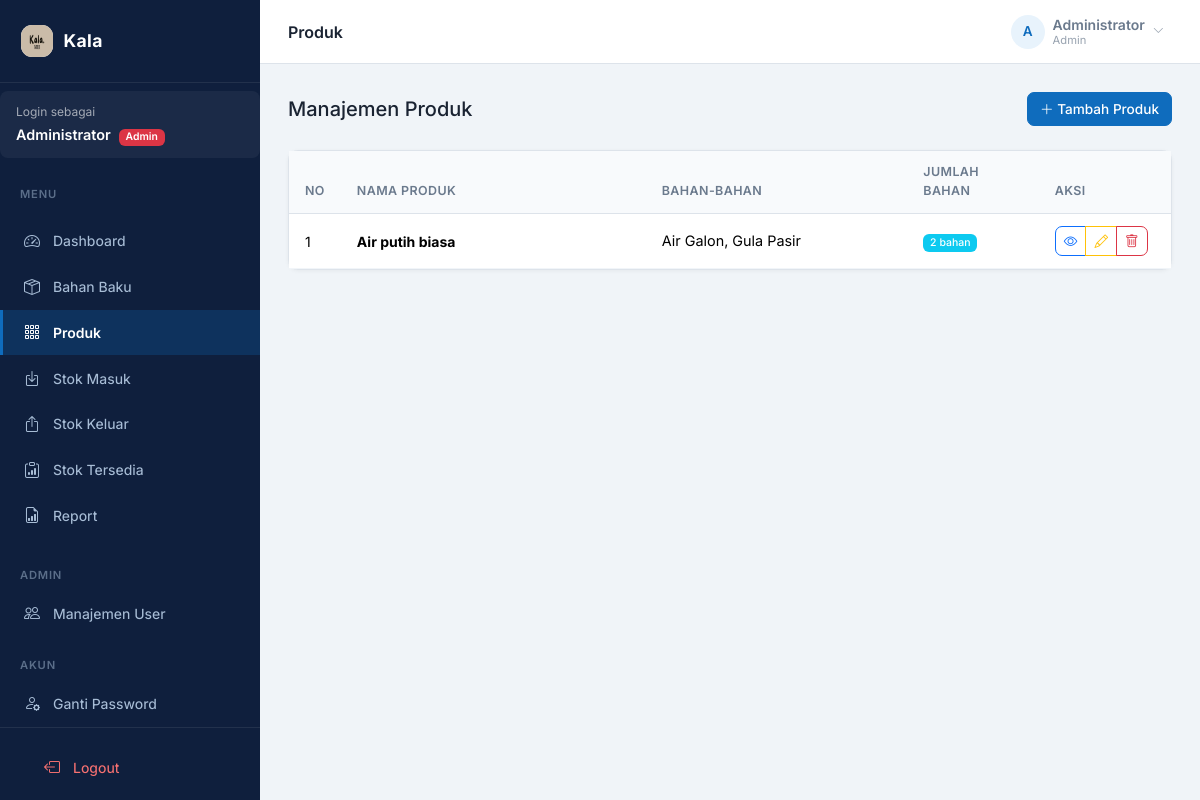
The app's page /produk (signed in) with its own data.
### tables this page shows
CREATE TABLE `produk` (
  `id` bigint UNSIGNED NOT NULL,
  `nama_produk` varchar(255) NOT NULL,
  `deskripsi` text,
  `created_at` timestamp NOT NULL DEFAULT CURRENT_TIMESTAMP,
  `updated_at` timestamp NOT NULL DEFAULT CURRENT_TIMESTAMP ON UPDATE CURRENT_TIMESTAMP
);

### controllers/ProdukController.php (called while the page is built, shortened)
<?php
class ProdukController
{
    private ProdukModel $produkModel;
    public function __construct()
    {
        $this->produkModel = new ProdukModel();
    }
    public function index(): void
    {
        $produks = $this->produkModel->getAll();
        require_once __DIR__ . '/../pages/produk/index.php';
    }
}

### index.php (called while the page is built, shortened)
<?php
require_once __DIR__ . '/core/Router.php';
require_once __DIR__ . '/core/Database.php';
require_once __DIR__ . '/core/Model.php';
spl_autoload_register(function (string $class) {
    $file = __DIR__ . '/' . str_replace('\\', '/', $class) . '.php';
});
$router = new Core\Router();
$router->dispatch();

### core/Database.php (called while the page is built, shortened)
<?php
class Database
{
    private static ?PDO $instance = null;
    public static function connect(): PDO
    {
        if (self::$instance === null) {
            try {
                $dsn = 'mysql:host=' . DB_HOST . ';port=' . DB_PORT . ';dbname=' . DB_NAME . ';charset=utf8mb4';
                self::$instance = new PDO($dsn, DB_USER, DB_PASS, [
                    PDO::ATTR_ERRMODE            => PDO::ERRMODE_EXCEPTION,
                    PDO::ATTR_DEFAULT_FETCH_MODE => PDO::FETCH_ASSOC,
                    PDO::ATTR_EMULATE_PREPARES   => false,
                ]);
            } catch (PDOException $e) {
                http_response_code(500);
                die('Database connection failed: ' . $e->getMessage());
            }
        }
        return self::$instance;
    }
}

### core/Model.php (called while the page is built, shortened)
<?php
abstract class Model
{
    public function __construct()
    {
        $this->db = Database::connect();
    }
}

### models/ProdukModel.php (called while the page is built, shortened)
<?php
class ProdukModel extends Model
{
    public function getAll(): array
    {
        $sql = "SELECT p.id, p.nama_produk, p.deskripsi, p.created_at
                FROM produk p
                ORDER BY p.created_at DESC";
        return $this->db->query($sql)->fetchAll();
    }
}

### pages/produk/index.php (the view, shortened to what this page needs)
<?php
require_once __DIR__ . '/../../shared/components.php';
?>
<div class="d-flex justify-content-between align-items-center mb-4">
    <h5 class="fw-600 mb-0">Manajemen Produk</h5>
    <a href="/produk/create" class="btn btn-primary">
        <i class="bi bi-plus-lg"></i> Tambah Produk
    </a>
</div>
<div class="card">
    <div class="card-body p-0">
        <table class="table mb-0" id="produkTable" style="width:100%">
            <thead>
                <tr>
                    <th style="width:5%">No</th>
                    <th style="width:35%">Nama Produk</th>
                    <th style="width:30%">Bahan-Bahan</th>
                    <th style="width:15%">Jumlah Bahan</th>
                    <th style="width:15%">Aksi</th>
                </tr>
            </thead>
            <tbody>
                <?php if (empty($produks)): ?>
                    <tr>
                        <td colspan="5" class="text-center text-muted py-4">
                            <i class="bi bi-inbox" style="font-size:2rem"></i>
                            <div class="mt-2">Belum ada produk</div>
                        </td>
                    </tr>
                <?php else: ?>
                    <?php foreach ($produks as $i => $produk): ?>
                        <tr>
                            <td>
                                <?= $i + 1 ?>
                            </td>
                            <td>
                                <strong><?= htmlspecialchars($produk['nama_produk']) ?></strong>
                            </td>
                            <td>
                                <?php if (empty($produk['ingredient_names'])): ?>
                                    <span class="text-muted" style="font-size:0.9rem">-</span>
                                <?php else: ?>
                                    <span style="font-size:0.9rem">
                                        <?= htmlspecialchars(implode(', ', $produk['ingredient_names'])) ?>
                                    </span>
                                <?php endif; ?>
                            </td>
                            <td>
                                <span class="badge bg-info">
                                    <?= $produk['ingredient_count'] ?> bahan
                                </span>
                            </td>
                            <td>
                                <div class="btn-group btn-group-sm">
                                    <a href="/produk/<?= $produk['id'] ?>" class="btn btn-outline-primary"
                                        title="Lihat Detail">
                                        <i class="bi bi-eye"></i>
                                    </a>
                                    <a href="/produk/<?= $produk['id'] ?>/edit" class="btn btn-outline-warning"
                                        title="Edit">
                                        <i class="bi bi-pencil"></i>
                                    </a>
                                    <button type="button" class="btn btn-outline-danger" onclick="confirmDelete(this)"
                                        data-form="deleteForm<?= $produk['id'] ?>"
                                        data-message="Produk ini akan dihapus permanen" title="Hapus">
                                        <i class="bi bi-trash"></i>
                                    </button>
                                </div>
                            </td>
                        </tr>
                    <?php endforeach; ?>
                <?php endif; ?>
            </tbody>
        </table>
    </div>
</div>

### core/Router.php (shortened to what this page needs)
<?php
class Router
{
    private array $routes = [];
    private function addRoute(string $method, string $path, callable|array $handler): self
    {
        $this->routes[] = [
            'method'      => $method,
            'path'        => $path,
            'handler'     => $handler,
            'middlewares' => [],
        ];
        return $this;
    }
    public function middleware(string|array $middleware): self
    {
        $last = array_key_last($this->routes);
        $middlewares = is_array($middleware) ? $middleware : [$middleware];
        $this->routes[$last]['middlewares'] = array_merge(
            $this->routes[$last]['middlewares'],
            $middlewares
        );
        return $this;
    }
    public function dispatch(): void
    {
        $method = $_SERVER['REQUEST_METHOD'];
        $uri    = parse_url($_SERVER['REQUEST_URI'], PHP_URL_PATH);
        foreach ($this->routes as $route) {
            if ($route['method'] !== $method) continue;
            $params = $this->matchPath($route['path'], $uri);
            if ($params === null) continue;
            $handler = $route['handler'];
            if (is_callable($handler)) {
                call_user_func($handler, $params);
            } elseif (is_array($handler)) {
                [$class, $method] = $handler;
                call_user_func([new $class(), $method], $params);
            }
            return;
        }
    }
    private function matchPath(string $routePath, string $uri): ?array
    {
        $pattern = preg_replace('/\{(\w+)\}/', '(?P<$1>[^/]+)', $routePath);
        $pattern = '#^' . $pattern . '$#';
        if (!preg_match($pattern, $uri, $matches)) {
            return null;
        }
        return array_filter($matches, 'is_string', ARRAY_FILTER_USE_KEY);
    }
}

### assets/css/app.css (style rules this page uses)
:root { --sidebar-width: 260px; --topbar-height: 64px; --primary: #0f6cbd; --primary-dark: #0d5aa7; --primary-light: #e8f3fc; --sidebar-bg: #0f1f3d; --sidebar-hover: #1a3260; --sidebar-active: #0f6cbd; --sidebar-text: #a8bdd6; --sidebar-white: #ffffff; --bg: #f0f4f8; --surface: #ffffff; --border: #dde3ea; --text: #1a2332; --text-muted: #6b7a8d; --success: #0e9f6e; --danger: #e02424; --warning: #d97706; }
* { margin: 0; padding: 0; box-sizing: border-box; }
body { font-family: "Inter", sans-serif; background: var(--bg); color: var(--text); font-size: 0.9rem; }
.card { border: 1px solid var(--border); border-radius: 10px; box-shadow: 0 1px 4px rgba(0, 0, 0, 0.05); background: var(--surface); }
.btn { font-family: "Inter", sans-serif; font-weight: 500; font-size: 0.85rem; border-radius: 7px; }
.btn-primary { background: var(--primary); border-color: var(--primary); }
.table { font-size: 0.875rem; }
.table thead th { background: #f8fafc; color: var(--text-muted); font-weight: 600; font-size: 0.78rem; text-transform: uppercase; letter-spacing: 0.4px; border-bottom: 1px solid var(--border); padding: 0.75rem 1rem; }
.table td { padding: 0.75rem 1rem; vertical-align: middle; border-color: #f1f5f9; }
.badge { font-family: "Inter", sans-serif; font-weight: 500; }

### records on screen
produk: nama_produk "Air putih biasa", ingredient_names "Air Galon, Gula Pasir", ingredient_count "2"

### other values on screen
$item['label'] "Dashboard"
$item['label'] "Bahan Baku"
$item['label'] "Produk"
$item['label'] "Stok Masuk"
$item['label'] "Stok Keluar"
$item['label'] "Stok Tersedia"
$item['label'] "Report"
